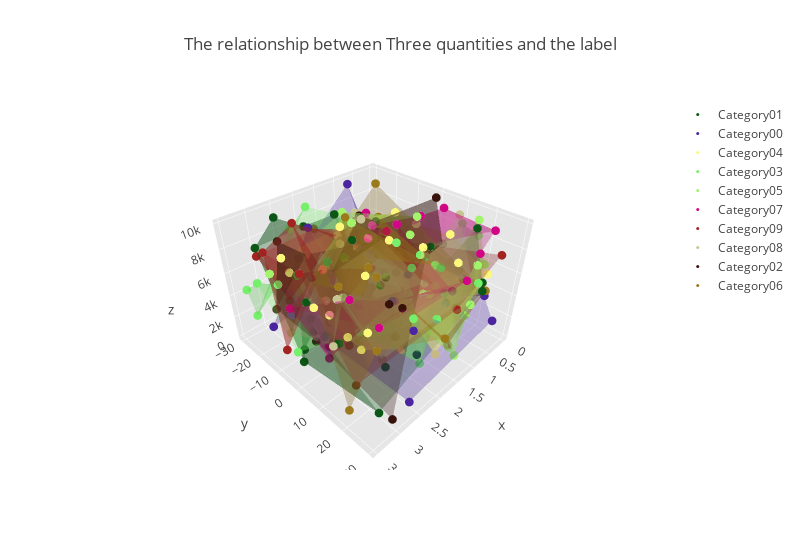
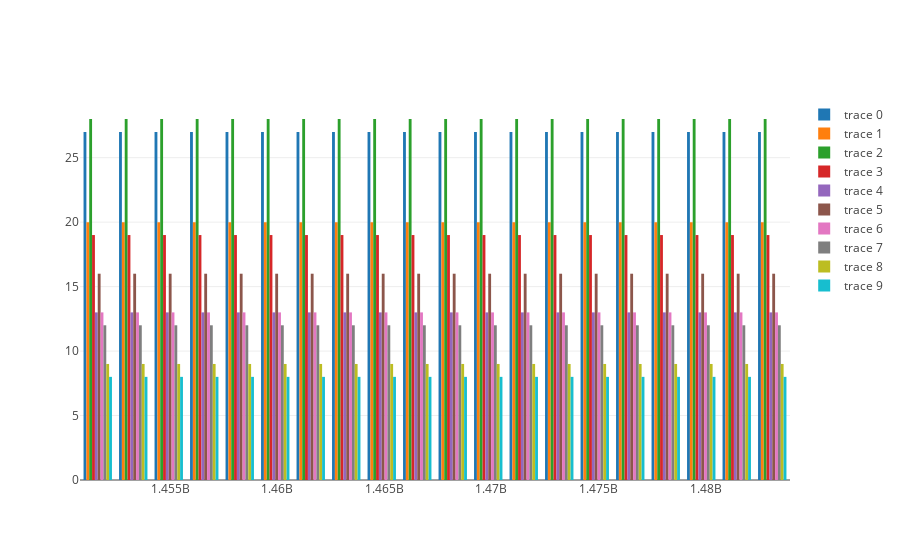

Source (notebook cell) for these figures, in order:
### Code cell
# choose 20% data set from the original dataset
# over_veiw_of_the_data(data.sample(data.shape[0]*0.2))
over_veiw_of_the_data(data)
